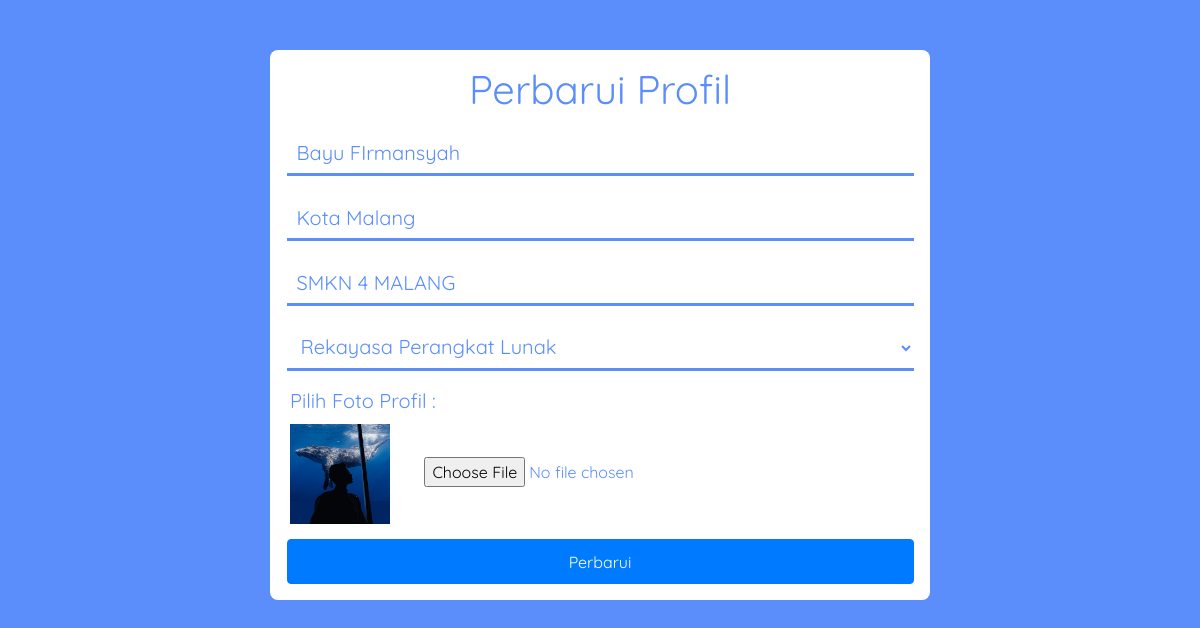
Screenshot of /update-profil.php (signed in) with the database file from the repository.
### tables this page shows
CREATE TABLE `profil_siswa` (
  `id` int(11) NOT NULL,
  `nama` varchar(50) NOT NULL,
  `kota` varchar(50) NOT NULL,
  `sekolah` varchar(60) NOT NULL,
  `jurusan` varchar(25) NOT NULL,
  `foto` varchar(255) NOT NULL
);

### koneksi.php (called while the page is built, shortened)
<?php
$koneksi = mysqli_connect("localhost","root","","magang");
function tampil($perintah){
	global $koneksi;
	$query = mysqli_query($koneksi,$perintah);
	$hasil = mysqli_fetch_assoc($query);
	return $hasil;
}
 ?>

### update-profil.php (the view, shortened to what this page needs)
<?php
require("koneksi.php");
$id = $_SESSION["id"];
$perintah = "SELECT * FROM profil_siswa WHERE id='$id'";
$data = tampil($perintah);
 ?>
<!doctype html>
<html lang="en" data-theme="null">
  <head>
    <link rel="stylesheet" href="css/bootstrap.min.css">
    <link rel="stylesheet" href="css/update-profil.css">
  </head>
  <body>
      <form action="" method="post" enctype="multipart/form-data">
        <h1 class="display-4 text-biodata">Perbarui Profil</h1>
        <input type="text" placeholder="Nama Lengkap" name="nama" class="input" required="" value="<?= $data['nama']; ?>">
        <input type="text" placeholder="Asal Kota" name="kota" class="input" required="" value="<?= $data['kota']; ?>">
        <input type="text" placeholder="Asal Sekolah" name="sekolah" class="input" required="" value="<?= $data['sekolah'];  ?>">
        <select name="jurusan" id="" class="input" required="">
          <option value="Rekayasa Perangkat Lunak">Rekayasa Perangkat Lunak</option>
        </select>
        <label for="" class="text-profil">Pilih Foto Profil :</label><br>
        <img src="img/profil/siswa/<?= $data['foto']; ?>" alt="" class="thumb">
        <input type="file" name="gambar" class="foto"><br>
        <button class="btn btn-primary" type="submit" name="submit">Perbarui</button>
      </form>
  </body>
</html>

### css/update-profil.css (style rules this page uses)
html { height: 100%; --bg: #5b8efb; --bg-navbar:#5b8efb; --color-headings: #909090; --color-text: #5b8efb; --bg-box:white; --btn-primary: #007bff ; --select:#5b8efb; }
body { position: absolute; top:0; left: 0; bottom: 0; right: 0; height: 100%; background-color: var(--bg); }
form { font-family: 'Quicksand'; width:100%; height:100%; background-color: var(--bg-box); padding-top:20px; color:var(--color-text); }
.input { width:95%; height: 45px; margin:10px 2.5%; outline: none; background-color: transparent; border:none; color:var(--color-text); border-bottom: 3px solid var(--color-text); padding-left:10px; font-size:18px; }
.text-biodata { text-align: center; font-family: 'Quicksand'; font-size:32px; font-weight: 400; color:var(--color-text); }
.text-profil { margin-top:10px; margin-left:10px; }
.foto { margin-left:10px; }
button { width:95%; margin-left:2.5%; margin-top:10px; }
label { font-size:18px; }
select, option { color:var(--select); }
.thumb { width: 100px; height: 100px; margin-left: 10px; }
@media (min-width: 992px) { form { width: 55%; height: 550px; border-radius: 8px; margin:50px auto; padding-top: 15px; background-color: var(--bg-box); color:var(--color-text); } }
@media (min-width: 992px) { .input { font-size:20px; padding-left: 10px; border-bottom: 3px solid var(--color-text); } }
@media (min-width: 992px) { .text-biodata { text-align: center; font-size: 40px; } }
@media (min-width: 992px) { label { font-size:20px; text-transform: capitalize; } }
@media (min-width: 992px) { .text-profil { margin-top: 5px; margin-left:20px; } }
@media (min-width: 992px) { .foto { margin-left:30px; margin-bottom: 10px; } }
@media (min-width: 992px) { button { width: 95%; margin-left:2.5%; height: 45px; margin-top:15px; background-color: var(--btn-primary); } }
@media (min-width: 992px) { .thumb { margin-left: 20px; } }

### rows the page displays
profil_siswa: nama "Bayu FIrmansyah", kota "Kota Malang", sekolah "SMKN 4 MALANG", foto (picture)
